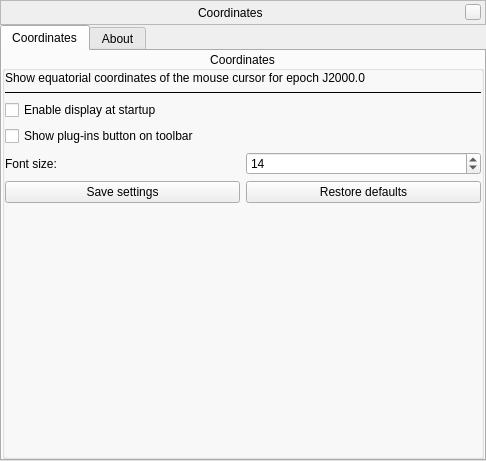
<?xml version="1.0" encoding="UTF-8"?>
<ui version="4.0">
 <class>coordinatesWindowForm</class>
 <widget class="QWidget" name="coordinatesWindowForm">
  <property name="geometry">
   <rect>
    <x>0</x>
    <y>0</y>
    <width>486</width>
    <height>461</height>
   </rect>
  </property>
  <layout class="QVBoxLayout" name="verticalLayout">
   <property name="spacing">
    <number>0</number>
   </property>
   <property name="leftMargin">
    <number>0</number>
   </property>
   <property name="topMargin">
    <number>0</number>
   </property>
   <property name="rightMargin">
    <number>0</number>
   </property>
   <property name="bottomMargin">
    <number>0</number>
   </property>
   <item>
    <widget class="BarFrame" name="TitleBar">
     <property name="sizePolicy">
      <sizepolicy hsizetype="Expanding" vsizetype="Minimum">
       <horstretch>0</horstretch>
       <verstretch>0</verstretch>
      </sizepolicy>
     </property>
     <property name="minimumSize">
      <size>
       <width>0</width>
       <height>25</height>
      </size>
     </property>
     <property name="maximumSize">
      <size>
       <width>16777215</width>
       <height>30</height>
      </size>
     </property>
     <property name="focusPolicy">
      <enum>Qt::NoFocus</enum>
     </property>
     <property name="autoFillBackground">
      <bool>false</bool>
     </property>
     <property name="frameShape">
      <enum>QFrame::StyledPanel</enum>
     </property>
     <layout class="QHBoxLayout">
      <property name="spacing">
       <number>6</number>
      </property>
      <property name="leftMargin">
       <number>0</number>
      </property>
      <property name="topMargin">
       <number>0</number>
      </property>
      <property name="rightMargin">
       <number>4</number>
      </property>
      <property name="bottomMargin">
       <number>0</number>
      </property>
      <item>
       <spacer name="leftSpacer">
        <property name="orientation">
         <enum>Qt::Horizontal</enum>
        </property>
        <property name="sizeHint" stdset="0">
         <size>
          <width>40</width>
          <height>20</height>
         </size>
        </property>
       </spacer>
      </item>
      <item>
       <widget class="QLabel" name="stelWindowTitle">
        <property name="text">
         <string>Coordinates</string>
        </property>
       </widget>
      </item>
      <item>
       <spacer name="rightSpacer">
        <property name="orientation">
         <enum>Qt::Horizontal</enum>
        </property>
        <property name="sizeHint" stdset="0">
         <size>
          <width>40</width>
          <height>20</height>
         </size>
        </property>
       </spacer>
      </item>
      <item>
       <widget class="QPushButton" name="closeStelWindow">
        <property name="minimumSize">
         <size>
          <width>16</width>
          <height>16</height>
         </size>
        </property>
        <property name="maximumSize">
         <size>
          <width>16</width>
          <height>16</height>
         </size>
        </property>
        <property name="focusPolicy">
         <enum>Qt::NoFocus</enum>
        </property>
        <property name="text">
         <string/>
        </property>
       </widget>
      </item>
     </layout>
    </widget>
   </item>
   <item>
    <widget class="QTabWidget" name="tabWidget">
     <property name="currentIndex">
      <number>0</number>
     </property>
     <widget class="QWidget" name="tabCoordinates">
      <attribute name="title">
       <string>Coordinates</string>
      </attribute>
      <layout class="QVBoxLayout" name="verticalLayoutTimeZone">
       <property name="spacing">
        <number>0</number>
       </property>
       <property name="leftMargin">
        <number>0</number>
       </property>
       <property name="topMargin">
        <number>0</number>
       </property>
       <property name="rightMargin">
        <number>0</number>
       </property>
       <property name="bottomMargin">
        <number>0</number>
       </property>
       <item>
        <widget class="QGroupBox" name="groupBoxCoordinates">
         <property name="minimumSize">
          <size>
           <width>0</width>
           <height>400</height>
          </size>
         </property>
         <property name="title">
          <string>Coordinates</string>
         </property>
         <property name="alignment">
          <set>Qt::AlignCenter</set>
         </property>
         <layout class="QVBoxLayout" name="verticalLayout_2">
          <property name="leftMargin">
           <number>0</number>
          </property>
          <property name="topMargin">
           <number>0</number>
          </property>
          <property name="rightMargin">
           <number>0</number>
          </property>
          <property name="bottomMargin">
           <number>0</number>
          </property>
          <item>
           <widget class="QLabel" name="labelCoordinatesDescription">
            <property name="text">
             <string>Show equatorial coordinates of the mouse cursor for epoch J2000.0 </string>
            </property>
            <property name="wordWrap">
             <bool>true</bool>
            </property>
           </widget>
          </item>
          <item>
           <widget class="Line" name="line">
            <property name="baseSize">
             <size>
              <width>0</width>
              <height>1</height>
             </size>
            </property>
            <property name="frameShadow">
             <enum>QFrame::Plain</enum>
            </property>
            <property name="lineWidth">
             <number>1</number>
            </property>
            <property name="midLineWidth">
             <number>1</number>
            </property>
            <property name="orientation">
             <enum>Qt::Horizontal</enum>
            </property>
           </widget>
          </item>
          <item>
           <widget class="QCheckBox" name="checkBoxEnableAtStartup">
            <property name="text">
             <string>Enable display at startup</string>
            </property>
           </widget>
          </item>
          <item>
           <widget class="QCheckBox" name="checkBoxShowButton">
            <property name="text">
             <string>Show plug-ins button on toolbar</string>
            </property>
           </widget>
          </item>
          <item>
           <layout class="QHBoxLayout" name="horizontalLayout">
            <item>
             <widget class="QLabel" name="labelFontSize">
              <property name="text">
               <string>Font size:</string>
              </property>
             </widget>
            </item>
            <item>
             <widget class="QSpinBox" name="spinBoxFontSize">
              <property name="minimum">
               <number>10</number>
              </property>
              <property name="maximum">
               <number>50</number>
              </property>
              <property name="value">
               <number>14</number>
              </property>
             </widget>
            </item>
           </layout>
          </item>
          <item>
           <layout class="QHBoxLayout" name="horizontalLayout_2">
            <item>
             <widget class="QPushButton" name="pushButtonSave">
              <property name="text">
               <string>Save settings</string>
              </property>
             </widget>
            </item>
            <item>
             <widget class="QPushButton" name="pushButtonReset">
              <property name="text">
               <string>Restore defaults</string>
              </property>
             </widget>
            </item>
           </layout>
          </item>
          <item>
           <spacer name="verticalSpacerTimeZone">
            <property name="orientation">
             <enum>Qt::Vertical</enum>
            </property>
            <property name="sizeHint" stdset="0">
             <size>
              <width>0</width>
              <height>0</height>
             </size>
            </property>
           </spacer>
          </item>
         </layout>
        </widget>
       </item>
      </layout>
     </widget>
     <widget class="QWidget" name="tabAbout">
      <attribute name="title">
       <string comment="tab in plugin windows">About</string>
      </attribute>
      <layout class="QVBoxLayout" name="verticalLayout_3">
       <item>
        <widget class="QLabel" name="labelTitle">
         <property name="styleSheet">
          <string notr="true">QLabel {
	font: bold 18pt ;
}</string>
         </property>
         <property name="text">
          <string notr="true">Equation of Time plug-in</string>
         </property>
        </widget>
       </item>
       <item>
        <widget class="QLabel" name="labelVersion">
         <property name="text">
          <string notr="true">Version %1</string>
         </property>
        </widget>
       </item>
       <item>
        <widget class="QLabel" name="labelCopyright">
         <property name="text">
          <string notr="true">Copyright &amp;copy; 2014 Alexander Wolf</string>
         </property>
         <property name="textFormat">
          <enum>Qt::RichText</enum>
         </property>
        </widget>
       </item>
       <item>
        <widget class="QLabel" name="labelLicense">
         <property name="sizePolicy">
          <sizepolicy hsizetype="Preferred" vsizetype="Expanding">
           <horstretch>0</horstretch>
           <verstretch>0</verstretch>
          </sizepolicy>
         </property>
         <property name="text">
          <string notr="true">This program is free software; you can redistribute it and/or modify it under the terms of the GNU General Public License as published by the Free Software Foundation; either version 2 of the License, or (at your option) any later version.

This program is distributed in the hope that it will be useful, but WITHOUT ANY WARRANTY; without even the implied warranty of MERCHANTABILITY or FITNESS FOR A PARTICULAR PURPOSE.  See the GNU General Public License for more details.

You should have received a copy of the GNU General Public License along with this program. If not, see http://www.gnu.org/licenses/.</string>
         </property>
         <property name="alignment">
          <set>Qt::AlignLeading|Qt::AlignLeft|Qt::AlignTop</set>
         </property>
         <property name="wordWrap">
          <bool>true</bool>
         </property>
         <property name="textInteractionFlags">
          <set>Qt::LinksAccessibleByMouse|Qt::TextSelectableByMouse</set>
         </property>
        </widget>
       </item>
      </layout>
     </widget>
    </widget>
   </item>
  </layout>
 </widget>
 <customwidgets>
  <customwidget>
   <class>BarFrame</class>
   <extends>QFrame</extends>
   <header>Dialog.hpp</header>
   <container>1</container>
  </customwidget>
 </customwidgets>
 <tabstops>
  <tabstop>tabWidget</tabstop>
 </tabstops>
 <resources/>
 <connections/>
</ui>
